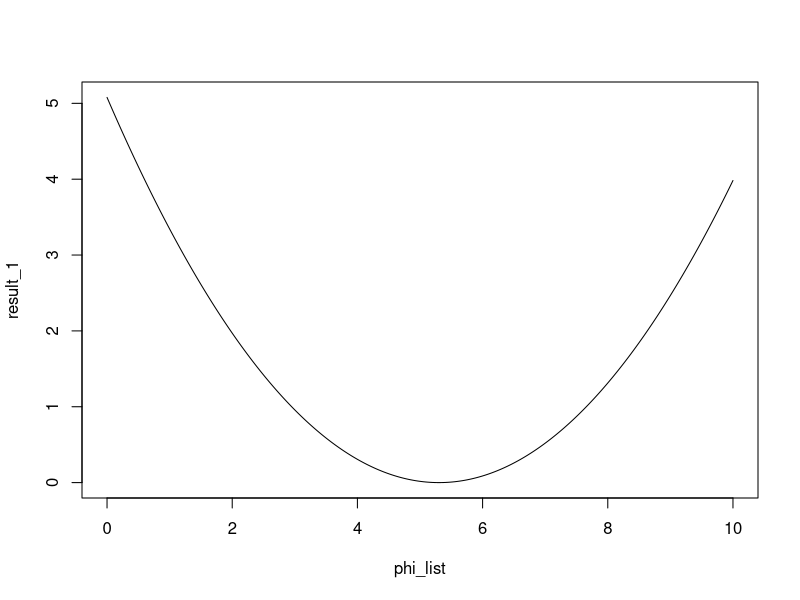
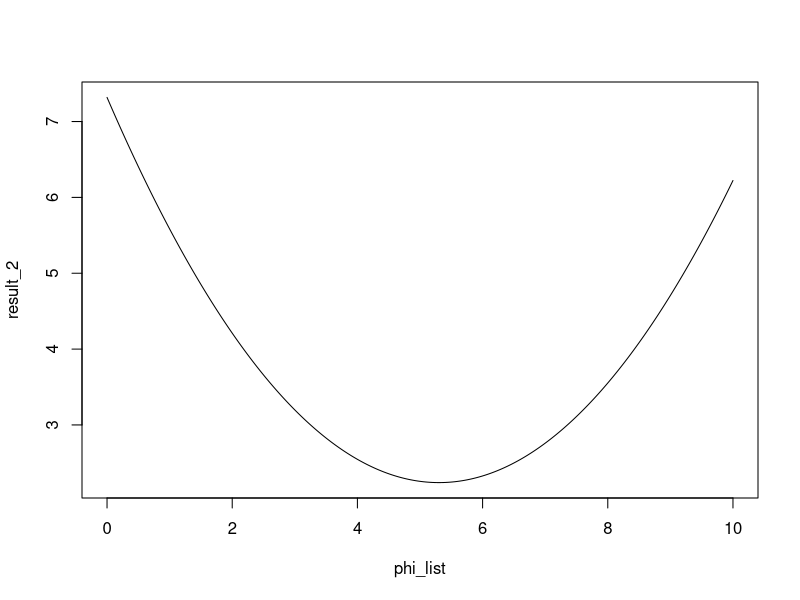
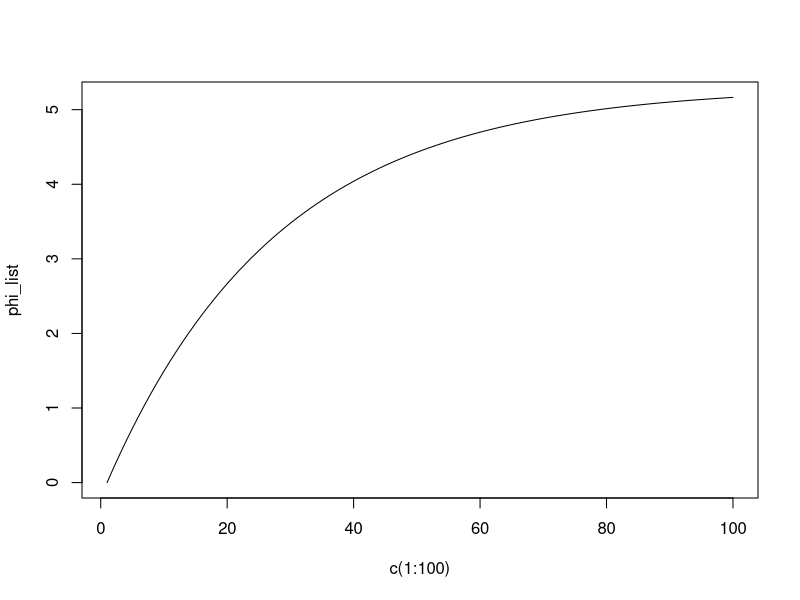

Write R code to recreate these figures, in order.
## ---- chunk 1
knitr::opts_chunk$set(echo = TRUE)
## ---- chunk 2
n <- 1e5
ref_dist_sample <- rnorm(n)

## ---- chunk 3
f <- function(x){
  exp(-1/2*x^2)/sqrt(2*pi)
}
## ---- chunk 4
x <- 1
f(x)
dnorm(x)
exp(-1/2)/sqrt(2*pi)
## ---- chunk 5
# true value 0.282095
x <- rnorm(n)
f_list <- f(x)
(sample_mean_f <- mean(f_list))
## ---- chunk 6
n <- 1e5
x <- rnorm(n, mean = 5, sd = 3)

(mean(log(dnorm(x, mean = 5, sd = 3))))
## ---- chunk 7
n <- 1e5
z <- rnorm(n)

t_inv <- function(z){
  (z-5)/3
}

t_fun <- function(z){
  3*z + 5
}

(mean(log(1/3 * dnorm(z) )))

## ---- chunk 8
set.seed(525)

library(tidyverse)

X <- 6
n <- 1e5
z <- rnorm(n)

t_fun <- function(z, phi){
  sqrt(36/13)*z + phi
}

get_Exp_post <- function(phi_in){

  mean(log( sqrt(13/36) * dnorm(z) ) -
       log(dnorm(t_fun(z, phi = phi_in),
                 mean= (4/13)*X + (9/13)*5,
                 sd = sqrt(36/13))))
}


phi_list <- seq(from = 0, to = 10, by = 0.01)

result_1 <- map_dbl(phi_list, ~get_Exp_post(.x))
## ---- chunk 9
plot(x = phi_list, y = result_1, type = "l")
## ---- chunk 10
phi_list[which.min(result_1)]
## ---- chunk 11
likelihood_prior <- function(y){
  1/(sqrt(2*pi)*3)*exp(-1/(2*9)*(y-X)^2)*
    1/(sqrt(2*pi)*2)*exp(-1/(2*4)*(y-5)^2)
}
## ---- chunk 12
get_Exp_likelihood_prior <- function(phi_in){

  mean(log( sqrt(13/36) * dnorm(z) ) -
       log( likelihood_prior(t_fun(z, phi = phi_in) ) )
       )
}
## ---- chunk 13
result_2 <- map_dbl(phi_list, ~get_Exp_likelihood_prior(.x))
## ---- chunk 14
plot(x = phi_list, y = result_2, type = "l")
## ---- chunk 15
phi_list[which.min(result_2)]
## ---- chunk 16
(4/13)*X + (9/13)*5
## ---- chunk 17
get_grad <- function(phi_in){

  mean((1/9)*(t_fun(z,phi = phi_in) - X) +
         (1/4)*(t_fun(z,phi = phi_in) - 5))
}

## ---- chunk 18
get_phi_gd <- function(phi_ini = 0,
                       step_size = 0.1,
                       max_step= 100){
  phi_list <- rep(0, 100)
  phi_list[1] <- phi_ini
  
  for(i in 2:max_step){
    phi_list[i] <- phi_list[i-1] - step_size*get_grad(phi_list[i-1])
  }
  phi_list
}
## ---- chunk 19
phi_list <- get_phi_gd()
## ---- chunk 20
plot(x = c(1:100), y = phi_list, type= "l")
## ---- chunk 21
phi_list[100]
## ---- chunk 22
set.seed(525)

temp <- rnorm(3)

vec1 <- matrix(c(2,1), ncol = 1)
vec2 <- matrix(c(3,2), ncol = 1)
vec3 <- matrix(c(17,7), ncol = 1)

1/3*(temp[1]*vec1 + temp[2]*vec2 + temp[3]*vec3)

cbind(vec1, vec2, vec3) %*% matrix(temp, ncol =1) * (1/3)
## ---- chunk 23
library(tidyverse)

set.seed(525)
n <- 1e3
z <- rnorm(n)
X <- 6
## ---- chunk 24
grad_t <- function(z){
  matrix(c(z, 1), ncol = 1)
}
## ---- chunk 25
get_first_term <- function(z){
  
  grad_t_list <- map(z, ~grad_t(.x))

  grad_t_mx <- matrix(unlist(grad_t_list), ncol = n)
  
  grad_t_mx
}
## ---- chunk 26
grad_t_list <- map(z, ~grad_t(.x))

grad_t_mx <- matrix(unlist(grad_t_list), ncol = n)
## ---- chunk 27
temp <- get_first_term(z)
## ---- chunk 28
t2_fun <- function(z, phi){
  phi[1]*z + phi[2]
}
## ---- chunk 29
get_grad_second_term <- function(z, phi_in){

  (1/9)*(t2_fun(z,phi = phi_in) - X) +
    (1/4)*(t2_fun(z,phi = phi_in) - 5)
}

## ---- chunk 30
get_grad_second_term(z[1], phi_in = vec1)
## ---- chunk 31
second_term <- map_dbl(z, ~get_grad_second_term(.x, phi_in = vec1))
## ---- chunk 32
first_term <- get_first_term(z)
## ---- chunk 33
first_term %*% second_term * 1/(length(z))
## ---- chunk 34
get_grad_2 <- function(z, phi_input){
  first_term <- get_first_term(z)
  second_term <- map_dbl(z, ~get_grad_second_term(.x, phi_in = phi_input))
  grad <- first_term %*% second_term * 1/(length(z))
  grad[1] <- grad[1] - 1/phi_input[1]
  grad
}
## ---- chunk 35
get_grad_2(z, vec1)
## ---- chunk 36
phi_ini <- matrix(c(1,1), ncol = 1)

phi_temp <- phi_ini

for(i in 1:100){
  phi_new <- phi_temp - 0.1 * get_grad_2(z, phi_temp)
  phi_temp <- phi_new
}

phi_temp
## ---- chunk 37
sqrt(36/13)
## ---- chunk 38
get_grad_2(z, matrix(c(1.664101, 5), ncol = 1))
## ---- chunk 39

